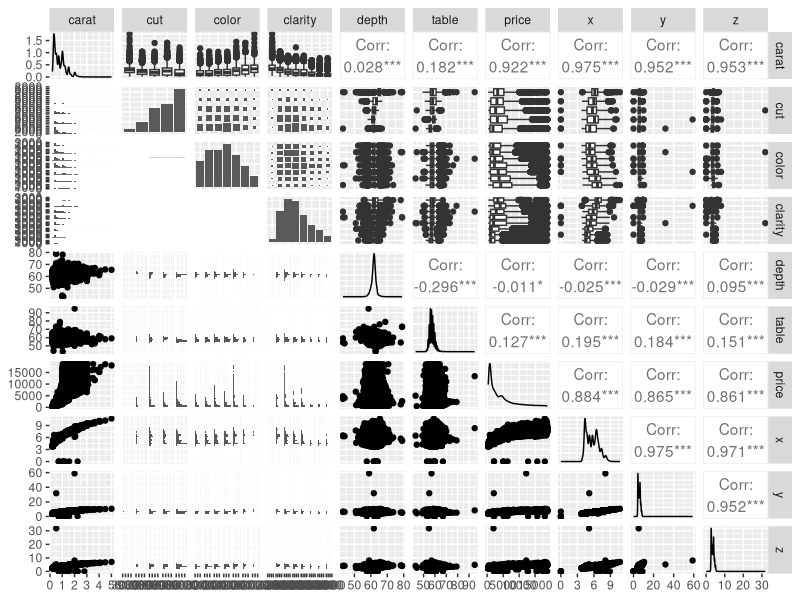
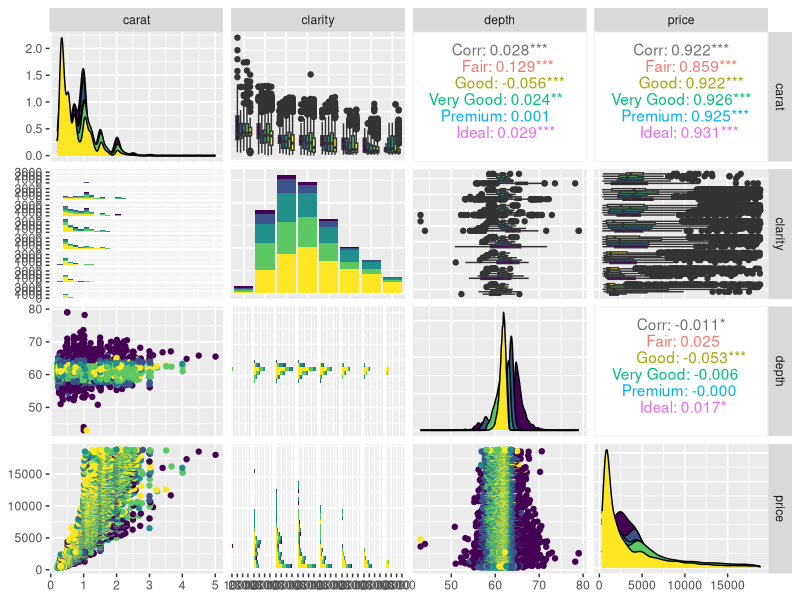
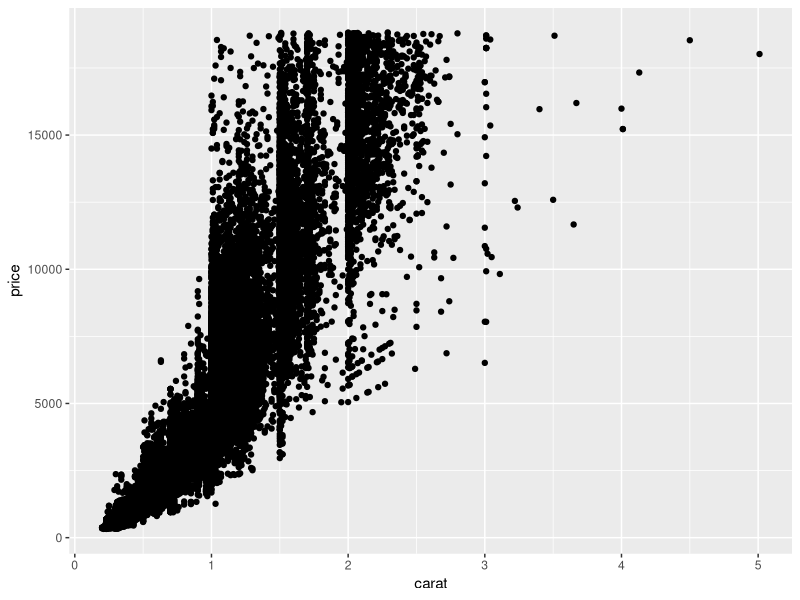
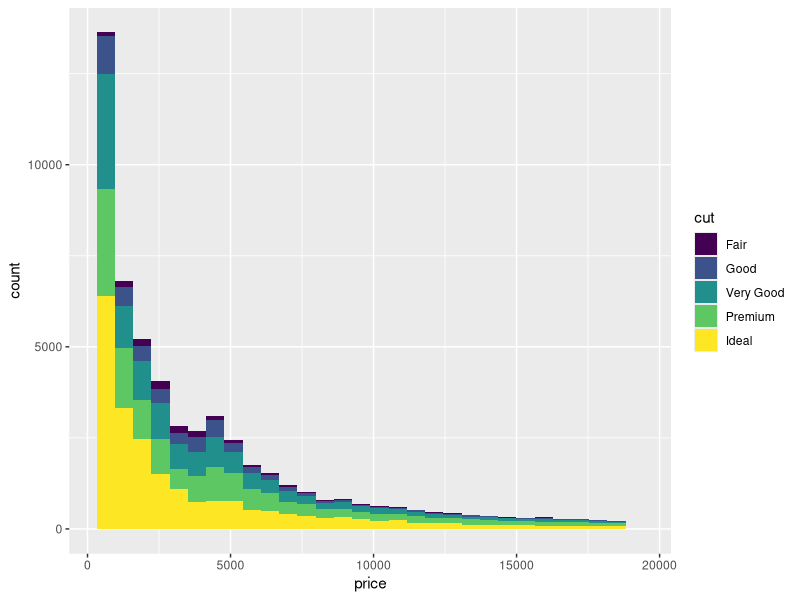
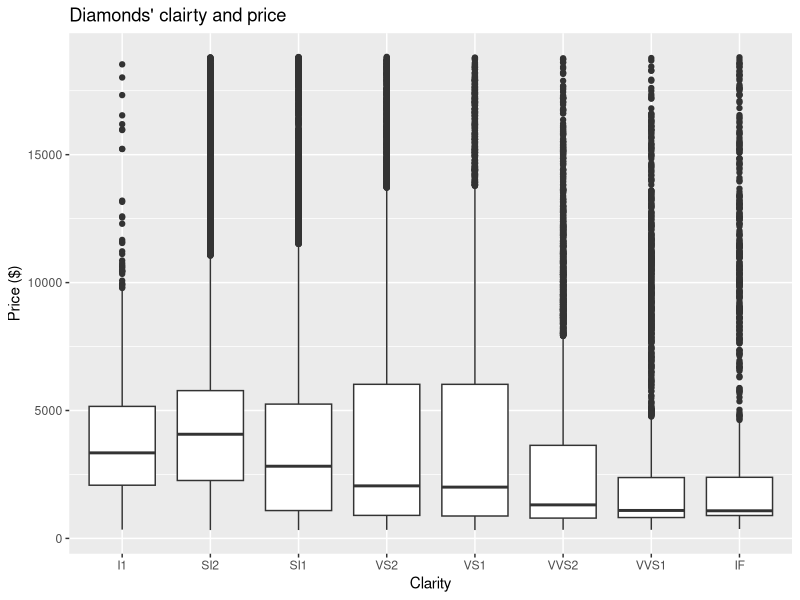

Generate these figures, in order, with R:
## ---- chunk 1
#call packages
library(tidyverse)
library(skimr)
library(GGally)
## ---- chunk 2
GGally::ggpairs(diamonds)
## ---- chunk 3
GGally::ggpairs(diamonds, 
                columns = c(1,4,5,7), 
                ggplot2::aes(colour = cut))
## ---- chunk 4
ggplot(data = diamonds, 
       aes(x = carat, y = price)) + 
  geom_point()
## ---- chunk 5
ggplot(data = diamonds, 
       aes(x = price, fill = cut)) + 
  geom_histogram()
## ---- chunk 6
ggplot(data = diamonds, 
       aes(x=clarity, y = price)) +
  geom_boxplot() + 
  labs(x = "Clarity", 
       y = "Price ($)", 
       title = "Diamonds' clairty and price")
